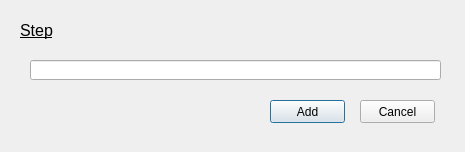
<?xml version="1.0" encoding="UTF-8"?>
<ui version="4.0">
 <class>SimpleStepForm</class>
 <widget class="QDialog" name="SimpleStepForm">
  <property name="geometry">
   <rect>
    <x>0</x>
    <y>0</y>
    <width>465</width>
    <height>152</height>
   </rect>
  </property>
  <property name="windowTitle">
   <string>Dialog</string>
  </property>
  <widget class="QPushButton" name="AddBtn">
   <property name="geometry">
    <rect>
     <x>270</x>
     <y>100</y>
     <width>75</width>
     <height>23</height>
    </rect>
   </property>
   <property name="text">
    <string>Add</string>
   </property>
  </widget>
  <widget class="QPushButton" name="CancelBtn">
   <property name="geometry">
    <rect>
     <x>360</x>
     <y>100</y>
     <width>75</width>
     <height>23</height>
    </rect>
   </property>
   <property name="text">
    <string>Cancel</string>
   </property>
  </widget>
  <widget class="QLabel" name="label">
   <property name="geometry">
    <rect>
     <x>20</x>
     <y>20</y>
     <width>47</width>
     <height>21</height>
    </rect>
   </property>
   <property name="font">
    <font>
     <pointsize>12</pointsize>
     <underline>true</underline>
    </font>
   </property>
   <property name="text">
    <string>Step</string>
   </property>
  </widget>
  <widget class="QLineEdit" name="StepLdt">
   <property name="geometry">
    <rect>
     <x>30</x>
     <y>60</y>
     <width>411</width>
     <height>20</height>
    </rect>
   </property>
  </widget>
 </widget>
 <resources/>
 <connections/>
</ui>
